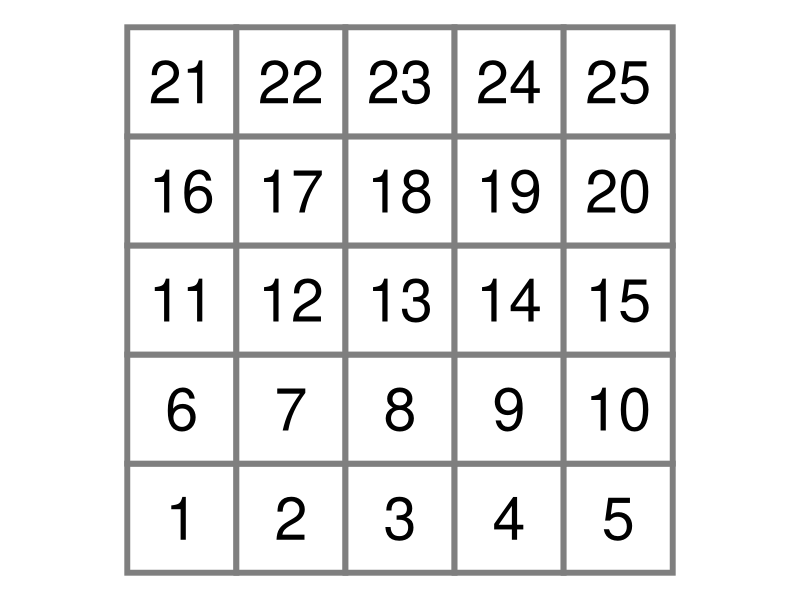
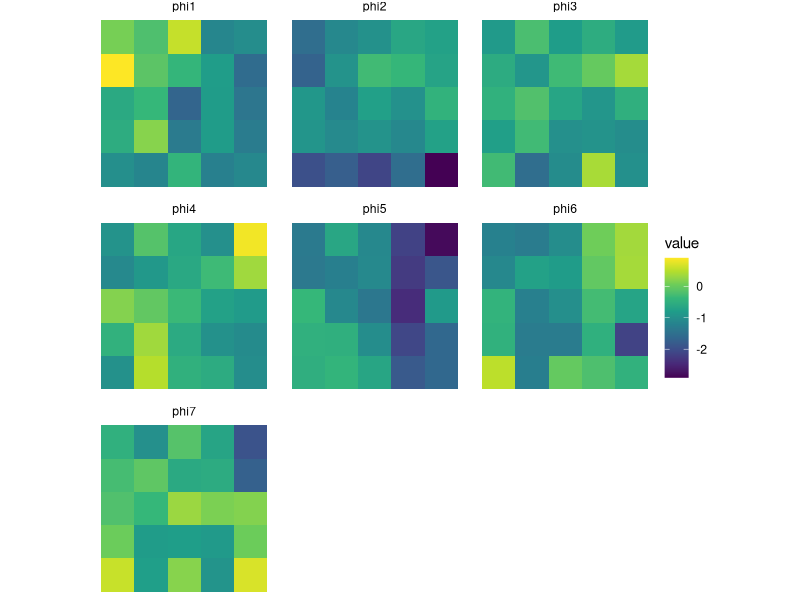

Reproduce these figures in R, in order.
## ---- chunk 1
#| label: load-packages
#| output: false
#| code-summary: "Code: Load the packages"

library(tidyverse)
library(igraph)
library(viridis)
## ---- chunk 2
n      <- 5
nsites <- n^2
spat_domain <- expand.grid(x = 1:n, y = 1:n)
spat_domain$label <- 1:(n*n)
spat_domain_g <- make_lattice(c(n,n), mutual = TRUE)
W <- as.matrix(as_adjacency_matrix(spat_domain_g, sparse=1))
M <- diag(rowSums(W))

ggplot(spat_domain) +
  geom_tile(aes(x, y), linewidth = 2, color = "grey50", fill="white") +
  geom_text(aes(x, y, label=label), size = 15) +
  coord_fixed() + 
  theme_void()
## ---- chunk 3
#| code-summary: "Code: univariate CAR samples"

p    <- 7
tau2 <- c(1,1,1,1,1,1,1)
rho  <- 0.99
spat_re <- matrix(NA, nrow = nsites, ncol = p)

for (i in 1:p){
  spat_prec   <- (1/tau2[i])*(M-rho*W)
  spat_domain[, ncol(spat_domain) + 1] <- backsolve(chol(spat_prec), 
                                                    matrix(rnorm(nsites), 
                                                           nrow = nsites))
  colnames(spat_domain)[ncol(spat_domain)] <- paste0("phi", i)
}

spat_domain <- gather(spat_domain, key = "phi", value = "value", -c(x,y,label))
## ---- chunk 4

ggplot(spat_domain) +
  geom_tile(aes(x, y, fill=value)) +
  scale_fill_gradientn(colors = viridis(10)) +
  coord_fixed() +  
  theme_void() +
  facet_wrap(~phi)


